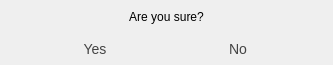
<?xml version="1.0" encoding="UTF-8"?>
<ui version="4.0">
 <class>YesNoMessage</class>
 <widget class="QDialog" name="YesNoMessage">
  <property name="geometry">
   <rect>
    <x>0</x>
    <y>0</y>
    <width>333</width>
    <height>65</height>
   </rect>
  </property>
  <property name="minimumSize">
   <size>
    <width>270</width>
    <height>65</height>
   </size>
  </property>
  <property name="maximumSize">
   <size>
    <width>500</width>
    <height>65</height>
   </size>
  </property>
  <property name="windowTitle">
   <string>Are you sure?</string>
  </property>
  <layout class="QVBoxLayout" name="verticalLayout">
   <property name="spacing">
    <number>3</number>
   </property>
   <property name="leftMargin">
    <number>3</number>
   </property>
   <property name="topMargin">
    <number>3</number>
   </property>
   <property name="rightMargin">
    <number>3</number>
   </property>
   <property name="bottomMargin">
    <number>3</number>
   </property>
   <item>
    <widget class="QLabel" name="label">
     <property name="styleSheet">
      <string notr="true"/>
     </property>
     <property name="text">
      <string>&lt;html&gt;&lt;head/&gt;&lt;body&gt;&lt;p align=&quot;center&quot;&gt;Are you sure?&lt;/p&gt;&lt;/body&gt;&lt;/html&gt;</string>
     </property>
    </widget>
   </item>
   <item>
    <layout class="QHBoxLayout" name="horizontalLayout">
     <property name="spacing">
      <number>2</number>
     </property>
     <property name="leftMargin">
      <number>0</number>
     </property>
     <property name="topMargin">
      <number>3</number>
     </property>
     <property name="rightMargin">
      <number>0</number>
     </property>
     <property name="bottomMargin">
      <number>2</number>
     </property>
     <item>
      <spacer name="horizontalSpacer">
       <property name="orientation">
        <enum>Qt::Horizontal</enum>
       </property>
       <property name="sizeHint" stdset="0">
        <size>
         <width>40</width>
         <height>20</height>
        </size>
       </property>
      </spacer>
     </item>
     <item>
      <widget class="QPushButton" name="yes">
       <property name="sizePolicy">
        <sizepolicy hsizetype="Fixed" vsizetype="Fixed">
         <horstretch>0</horstretch>
         <verstretch>0</verstretch>
        </sizepolicy>
       </property>
       <property name="minimumSize">
        <size>
         <width>100</width>
         <height>0</height>
        </size>
       </property>
       <property name="focusPolicy">
        <enum>Qt::NoFocus</enum>
       </property>
       <property name="toolTip">
        <string>Save current project.</string>
       </property>
       <property name="statusTip">
        <string>Save current project.</string>
       </property>
       <property name="styleSheet">
        <string notr="true">QPushButton{
    border-style: outset;
    border-width: 0px;
    font: 14px;
    border-radius:8px;
    color: #444444;
    height: 22px;
    background: qlineargradient(
        x1: 0, y1: 0, x2: 0, y2: 1,
        stop: 1.0      #999, 
	    stop: 0.75 #bbb,
        stop: 0.5   #ddd, 
        stop: 0.25 #eee, 
        stop: 0.0    #fff
   );
}
QPushButton:pressed {
    background: qlineargradient(
        x1: 0, y1: 0, x2: 0, y2: 1,
        stop: 1.0      #fff, 
	    stop: 0.75 #eee,
        stop: 0.5   #ddd, 
        stop: 0.25 #bbb, 
        stop: 0.0    #999
    );
}
QPushButton:hover:enabled { color:#f00 }
QPushButton:disabled {
color: #999999;
}</string>
       </property>
       <property name="text">
        <string>Yes</string>
       </property>
      </widget>
     </item>
     <item>
      <spacer name="horizontalSpacer_3">
       <property name="orientation">
        <enum>Qt::Horizontal</enum>
       </property>
       <property name="sizeHint" stdset="0">
        <size>
         <width>40</width>
         <height>20</height>
        </size>
       </property>
      </spacer>
     </item>
     <item>
      <widget class="QPushButton" name="no">
       <property name="sizePolicy">
        <sizepolicy hsizetype="Fixed" vsizetype="Fixed">
         <horstretch>0</horstretch>
         <verstretch>0</verstretch>
        </sizepolicy>
       </property>
       <property name="minimumSize">
        <size>
         <width>100</width>
         <height>0</height>
        </size>
       </property>
       <property name="focusPolicy">
        <enum>Qt::NoFocus</enum>
       </property>
       <property name="toolTip">
        <string>Do not save a project and exit.</string>
       </property>
       <property name="statusTip">
        <string>Do not save a project and exit.</string>
       </property>
       <property name="styleSheet">
        <string notr="true">QPushButton{
    border-style: outset;
    border-width:0px;
    font: 14px;
    border-radius:8px;
    color: #444444;
    height: 22px;
background: qlineargradient(
    x1: 0, y1: 0, x2: 0, y2: 1,
    stop: 1.0      #999, 
	stop: 0.75 #bbb,
    stop: 0.5   #ddd, 
    stop: 0.25 #eee, 
    stop: 0.0    #fff
);
}
QPushButton:pressed {
    background: qlineargradient(
        x1: 0, y1: 0, x2: 0, y2: 1,
        stop: 1.0      #fff, 
	    stop: 0.75 #eee,
        stop: 0.5   #ddd, 
        stop: 0.25 #bbb, 
        stop: 0.0    #999
    );
	color:#f00
}
QPushButton:hover:enabled { color:#000 }
QPushButton:disabled {
color: #999999;
}</string>
       </property>
       <property name="text">
        <string>No</string>
       </property>
      </widget>
     </item>
     <item>
      <spacer name="horizontalSpacer_2">
       <property name="orientation">
        <enum>Qt::Horizontal</enum>
       </property>
       <property name="sizeHint" stdset="0">
        <size>
         <width>40</width>
         <height>20</height>
        </size>
       </property>
      </spacer>
     </item>
    </layout>
   </item>
  </layout>
 </widget>
 <resources/>
 <connections/>
</ui>
